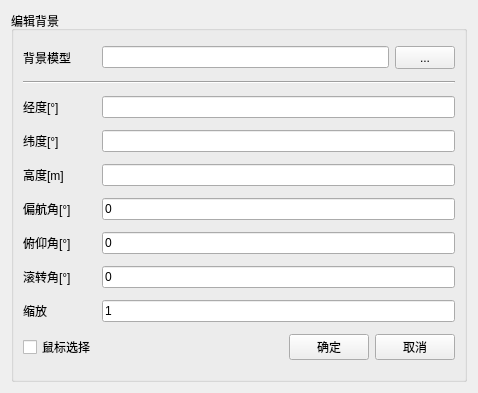
<?xml version="1.0" encoding="UTF-8"?>
<ui version="4.0">
 <class>BackGroundEdit</class>
 <widget class="QWidget" name="BackGroundEdit">
  <property name="geometry">
   <rect>
    <x>0</x>
    <y>0</y>
    <width>478</width>
    <height>393</height>
   </rect>
  </property>
  <property name="windowTitle">
   <string>编辑背景</string>
  </property>
  <layout class="QGridLayout" name="gridLayout_2">
   <item row="0" column="0">
    <widget class="QGroupBox" name="groupBox">
     <property name="title">
      <string>编辑背景</string>
     </property>
     <layout class="QGridLayout" name="gridLayout">
      <item row="7" column="1" colspan="3">
       <widget class="QLineEdit" name="lineEdit_Roll">
        <property name="text">
         <string>0</string>
        </property>
       </widget>
      </item>
      <item row="0" column="0">
       <widget class="QLabel" name="label">
        <property name="text">
         <string>背景模型</string>
        </property>
       </widget>
      </item>
      <item row="8" column="1" colspan="3">
       <widget class="QLineEdit" name="lineEdit_scale">
        <property name="text">
         <string>1</string>
        </property>
       </widget>
      </item>
      <item row="0" column="3">
       <widget class="QPushButton" name="Btn_model">
        <property name="minimumSize">
         <size>
          <width>0</width>
          <height>23</height>
         </size>
        </property>
        <property name="maximumSize">
         <size>
          <width>60</width>
          <height>16777215</height>
         </size>
        </property>
        <property name="text">
         <string>...</string>
        </property>
       </widget>
      </item>
      <item row="9" column="1">
       <spacer name="horizontalSpacer">
        <property name="orientation">
         <enum>Qt::Horizontal</enum>
        </property>
        <property name="sizeHint" stdset="0">
         <size>
          <width>148</width>
          <height>20</height>
         </size>
        </property>
       </spacer>
      </item>
      <item row="3" column="1" colspan="3">
       <widget class="QLineEdit" name="lineEdit_Y"/>
      </item>
      <item row="1" column="0" colspan="4">
       <widget class="Line" name="line">
        <property name="orientation">
         <enum>Qt::Horizontal</enum>
        </property>
       </widget>
      </item>
      <item row="9" column="0">
       <widget class="QCheckBox" name="checkBox_select">
        <property name="text">
         <string>鼠标选择</string>
        </property>
       </widget>
      </item>
      <item row="6" column="0">
       <widget class="QLabel" name="label_7">
        <property name="text">
         <string>俯仰角[°]</string>
        </property>
       </widget>
      </item>
      <item row="8" column="0">
       <widget class="QLabel" name="label_9">
        <property name="text">
         <string>缩放</string>
        </property>
       </widget>
      </item>
      <item row="4" column="1" colspan="3">
       <widget class="QLineEdit" name="lineEdit_Z"/>
      </item>
      <item row="3" column="0">
       <widget class="QLabel" name="label_4">
        <property name="text">
         <string>纬度[°]</string>
        </property>
       </widget>
      </item>
      <item row="5" column="0">
       <widget class="QLabel" name="label_6">
        <property name="text">
         <string>偏航角[°]</string>
        </property>
       </widget>
      </item>
      <item row="0" column="1" colspan="2">
       <widget class="QLineEdit" name="lineEdit_model"/>
      </item>
      <item row="7" column="0">
       <widget class="QLabel" name="label_8">
        <property name="text">
         <string>滚转角[°]</string>
        </property>
       </widget>
      </item>
      <item row="6" column="1" colspan="3">
       <widget class="QLineEdit" name="lineEdit_El">
        <property name="text">
         <string>0</string>
        </property>
       </widget>
      </item>
      <item row="2" column="0">
       <widget class="QLabel" name="label_3">
        <property name="text">
         <string>经度[°]</string>
        </property>
       </widget>
      </item>
      <item row="9" column="2" colspan="2">
       <layout class="QHBoxLayout" name="horizontalLayout">
        <item>
         <widget class="QPushButton" name="pushButton_OK">
          <property name="text">
           <string>确定</string>
          </property>
         </widget>
        </item>
        <item>
         <widget class="QPushButton" name="pushButton_Cancel">
          <property name="text">
           <string>取消</string>
          </property>
         </widget>
        </item>
       </layout>
      </item>
      <item row="4" column="0">
       <widget class="QLabel" name="label_5">
        <property name="text">
         <string>高度[m]</string>
        </property>
       </widget>
      </item>
      <item row="2" column="1" colspan="3">
       <widget class="QLineEdit" name="lineEdit_X"/>
      </item>
      <item row="5" column="1" colspan="3">
       <widget class="QLineEdit" name="lineEdit_Az">
        <property name="text">
         <string>0</string>
        </property>
       </widget>
      </item>
     </layout>
    </widget>
   </item>
  </layout>
 </widget>
 <resources/>
 <connections/>
</ui>
